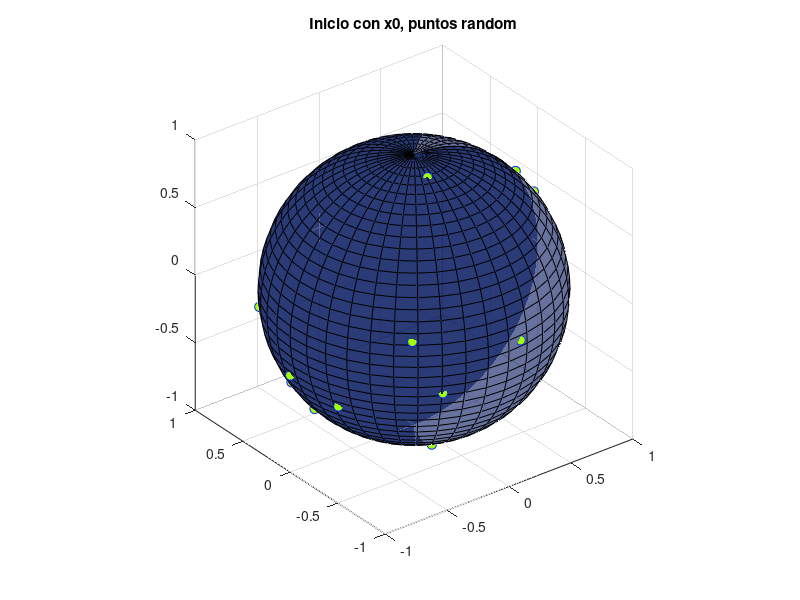

Write MATLAB code to recreate this figure. (Note: this script raises an error after producing the figure.)
% esfera.m 
% 26.oct.20
% Script donde se resuelve el problema:
% min fesfera(x)
%   s.a. hesfera(x) = 0
% Organización de este script:
%   Primero obtenemos puntos iniciales y los graficamos en la esfera
%   unitaria en R^3
%   Luego resolvemos el problema de optimización anterior con nuestro
%   método, pcsglobal (para ver qué funciones necesita ver dicha función) y
%   también graficamos los puntos óptimos.
%   Al final resolvemos el problema anterior con la función de Matlab
%   fmincon y graficamos los puntos óptimos
%   Al obtener la diferencia en norma de los valores f(x*) de nuestro
%   método con el de Matlab vemos que estos diferen en órden de 1e-06.
%
% Optimización Numérica
% ITAM Otoño 2020
% Equipo: Santiago Muriel
%         Mariana G Martinez
%         Roman Velez


% Primero vamos a graficar los puntos iniciales sobre la esfera unitaria
close all

figure(1)

[a b c] = sphere(40);
w = surfl(a, b, c); 
set(w, 'FaceAlpha', 0.6)
set(w, 'FaceColor', [2/255 21/255 93/255])
axis equal
hold on

np = 21;

P = randn(3,np); %  P(:,j) es un vector en R^3
x0 = zeros(3*np,1);
for j = 1:np
    v = P(:,j); 
    nv = norm(v);
    P(:,j) = v/nv;
    x(3*(j-1)+1:3*j) = P(:,j);
    scatter3(P(1,j), P(2,j), P(3,j), 50, 'MarkerEdgeColor', [0 39/255, 1] ,'MarkerFaceColor',[162/255 1 0])
    hold on
end
title('Inicio con x0, puntos random')

x0 = P(:);

% optimizacion con nuestro método y graficación con los puntos obtenidos
% aquí
fx = 'fesfera';
hx = 'hesfera';
[x, lambda, k] = pcsglobal(fx, hx, x0);

figure(2)

[a b c] = sphere(40);
w = surfl(a, b, c); 
set(w, 'FaceAlpha', 0.6)
set(w, 'FaceColor', [26/255 63/255 169/255])
axis equal
hold on
P = zeros(3, np);
for j = 1:np
    P(:, j) = x(3*(j-1)+1:3*j);
    scatter3(P(1,j), P(2,j), P(3,j), 50, 'MarkerEdgeColor', [0 39/255, 1] ,'MarkerFaceColor',[162/255 1 0])
    hold on
end
title('Optimizacion con nuestra función')

% optimización con MATLAB y graficación con los puntos obtenidos aquí
options.MaxFunctionEvaluations= 1e+06;
options = optimset('Algorithm','sqp', 'Display','iter');
[xf,fx, exitflag, output] = fmincon('fesfera',x,[],[],[],[],[],[],'hesferaM', options);

figure(3)

[a b c] = sphere(40);
w = surfl(a, b, c); 
set(w, 'FaceAlpha', 0.6)
set(w, 'FaceColor', [0 0 190/255])
axis equal
hold on
P = zeros(3, np);
for j = 1:np
    P(:, j) = xf(3*(j-1)+1:3*j);
    scatter3(P(1,j), P(2,j), P(3,j), 50, 'MarkerEdgeColor', [0 39/255, 1] ,'MarkerFaceColor',[162/255 1 0])
    hold on
end
title('Optimizacion con funciones de Matlab')



% Vemos que nuestro método obtiene un valor muy cercano de f comparado con
% lo que se obtiene en Matlab, nos gusta :)
norm(fx-fesfera(x))

 
 


